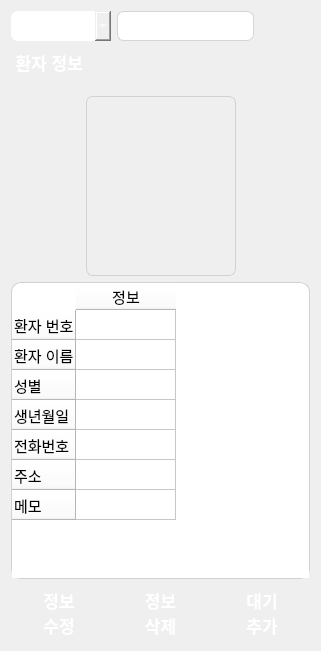
<?xml version="1.0" encoding="UTF-8"?>
<ui version="4.0">
 <class>PatientInfoManager</class>
 <widget class="QWidget" name="PatientInfoManager">
  <property name="geometry">
   <rect>
    <x>0</x>
    <y>0</y>
    <width>321</width>
    <height>651</height>
   </rect>
  </property>
  <property name="windowTitle">
   <string>Form</string>
  </property>
  <layout class="QGridLayout" name="gridLayout">
   <item row="0" column="0">
    <layout class="QHBoxLayout" name="horizontalLayout_4"/>
   </item>
   <item row="1" column="1">
    <layout class="QVBoxLayout" name="verticalLayout_2">
     <item>
      <layout class="QVBoxLayout" name="verticalLayout">
       <item>
        <layout class="QHBoxLayout" name="horizontalLayout_2">
         <item>
          <widget class="QComboBox" name="searchComboBox">
           <property name="minimumSize">
            <size>
             <width>100</width>
             <height>30</height>
            </size>
           </property>
           <property name="font">
            <font>
             <pointsize>13</pointsize>
             <bold>true</bold>
            </font>
           </property>
           <property name="styleSheet">
            <string notr="true">background-color: qlineargradient(spread:pad, x1:0, y1:0, x2:1, 
                                                        y2:1, stop:0 rgba(149, 210, 253, 255),
                                                        stop:1 rgba(152, 136, 248, 255));
border-radius:7px;
color:#ffffff;</string>
           </property>
           <property name="currentIndex">
            <number>1</number>
           </property>
           <item>
            <property name="text">
             <string>환자 번호</string>
            </property>
           </item>
           <item>
            <property name="text">
             <string>환자 이름</string>
            </property>
           </item>
          </widget>
         </item>
         <item>
          <widget class="QLineEdit" name="searchLineEdit">
           <property name="minimumSize">
            <size>
             <width>0</width>
             <height>30</height>
            </size>
           </property>
           <property name="font">
            <font>
             <pointsize>13</pointsize>
            </font>
           </property>
           <property name="styleSheet">
            <string notr="true">border: 1px solid rgba(190, 190, 190, 150);
border-radius:7px;</string>
           </property>
          </widget>
         </item>
         <item>
          <widget class="QPushButton" name="searchPushButton">
           <property name="minimumSize">
            <size>
             <width>50</width>
             <height>30</height>
            </size>
           </property>
           <property name="font">
            <font>
             <pointsize>11</pointsize>
             <bold>true</bold>
            </font>
           </property>
           <property name="styleSheet">
            <string notr="true">background-color: qlineargradient(spread:pad, x1:0, y1:0, x2:1, 
                                                        y2:1, stop:0 rgba(149, 210, 253, 255),
                                                        stop:1 rgba(152, 136, 248, 255));
border-radius:7px;
color:#ffffff;</string>
           </property>
           <property name="text">
            <string/>
           </property>
           <property name="icon">
            <iconset>
             <normaloff>../../search.png</normaloff>../../search.png</iconset>
           </property>
           <property name="iconSize">
            <size>
             <width>20</width>
             <height>20</height>
            </size>
           </property>
           <property name="shortcut">
            <string>Return</string>
           </property>
           <property name="autoDefault">
            <bool>false</bool>
           </property>
           <property name="default">
            <bool>false</bool>
           </property>
          </widget>
         </item>
        </layout>
       </item>
       <item>
        <widget class="QLabel" name="label_2">
         <property name="minimumSize">
          <size>
           <width>0</width>
           <height>30</height>
          </size>
         </property>
         <property name="font">
          <font>
           <pointsize>13</pointsize>
           <bold>true</bold>
          </font>
         </property>
         <property name="styleSheet">
          <string notr="true">background-color: qlineargradient(spread:pad, x1:0, y1:0, x2:1, 
                                                        y2:1, stop:0 rgba(149, 210, 253, 255),
                                                        stop:1 rgba(152, 136, 248, 255));
border-radius:10px;
color:#ffffff;</string>
         </property>
         <property name="text">
          <string> 환자 정보</string>
         </property>
        </widget>
       </item>
       <item>
        <spacer name="verticalSpacer">
         <property name="orientation">
          <enum>Qt::Vertical</enum>
         </property>
         <property name="sizeType">
          <enum>QSizePolicy::Minimum</enum>
         </property>
         <property name="sizeHint" stdset="0">
          <size>
           <width>20</width>
           <height>13</height>
          </size>
         </property>
        </spacer>
       </item>
       <item>
        <layout class="QHBoxLayout" name="horizontalLayout_3">
         <item>
          <spacer name="horizontalSpacer_2">
           <property name="orientation">
            <enum>Qt::Horizontal</enum>
           </property>
           <property name="sizeHint" stdset="0">
            <size>
             <width>40</width>
             <height>20</height>
            </size>
           </property>
          </spacer>
         </item>
         <item>
          <widget class="QLabel" name="patientFace">
           <property name="sizePolicy">
            <sizepolicy hsizetype="Fixed" vsizetype="Fixed">
             <horstretch>0</horstretch>
             <verstretch>0</verstretch>
            </sizepolicy>
           </property>
           <property name="minimumSize">
            <size>
             <width>150</width>
             <height>180</height>
            </size>
           </property>
           <property name="maximumSize">
            <size>
             <width>150</width>
             <height>180</height>
            </size>
           </property>
           <property name="styleSheet">
            <string notr="true">border: 1px solid rgba(190, 190, 190, 150);
border-radius:7px;</string>
           </property>
           <property name="frameShape">
            <enum>QFrame::StyledPanel</enum>
           </property>
           <property name="text">
            <string/>
           </property>
          </widget>
         </item>
         <item>
          <spacer name="horizontalSpacer">
           <property name="orientation">
            <enum>Qt::Horizontal</enum>
           </property>
           <property name="sizeHint" stdset="0">
            <size>
             <width>40</width>
             <height>20</height>
            </size>
           </property>
          </spacer>
         </item>
        </layout>
       </item>
       <item>
        <widget class="QTableWidget" name="clientInfoTableWidget">
         <property name="font">
          <font>
           <pointsize>13</pointsize>
          </font>
         </property>
         <property name="styleSheet">
          <string notr="true">QTableCornerButton::section {border-top-left-radius:10px; background-color: #FFFFFF;}
QHeaderView {border-top-right-radius:10px;
background-color: #FFFFFF;}

QTableWidget {
border-radius:10px;
border: 1px solid rgba(190, 190, 190, 150);
selection-background-color: qlineargradient(spread:pad, x1:0.4, y1:0.4, x2:1, 
y2:1, stop:0 rgba(180, 180, 180, 50),
stop:1 rgba(149, 210, 253, 100));
selection-color: black;
}</string>
         </property>
         <property name="frameShape">
          <enum>QFrame::StyledPanel</enum>
         </property>
         <property name="lineWidth">
          <number>1</number>
         </property>
         <property name="editTriggers">
          <set>QAbstractItemView::NoEditTriggers</set>
         </property>
         <property name="dragEnabled">
          <bool>false</bool>
         </property>
         <property name="alternatingRowColors">
          <bool>false</bool>
         </property>
         <property name="gridStyle">
          <enum>Qt::SolidLine</enum>
         </property>
         <property name="wordWrap">
          <bool>true</bool>
         </property>
         <property name="cornerButtonEnabled">
          <bool>true</bool>
         </property>
         <attribute name="horizontalHeaderCascadingSectionResizes">
          <bool>false</bool>
         </attribute>
         <row>
          <property name="text">
           <string>환자 번호</string>
          </property>
          <property name="font">
           <font>
            <pointsize>11</pointsize>
           </font>
          </property>
         </row>
         <row>
          <property name="text">
           <string>환자 이름</string>
          </property>
          <property name="font">
           <font>
            <pointsize>11</pointsize>
           </font>
          </property>
         </row>
         <row>
          <property name="text">
           <string>성별</string>
          </property>
          <property name="font">
           <font>
            <pointsize>11</pointsize>
           </font>
          </property>
         </row>
         <row>
          <property name="text">
           <string>생년월일</string>
          </property>
          <property name="font">
           <font>
            <pointsize>11</pointsize>
           </font>
          </property>
         </row>
         <row>
          <property name="text">
           <string>전화번호</string>
          </property>
          <property name="font">
           <font>
            <pointsize>11</pointsize>
           </font>
          </property>
         </row>
         <row>
          <property name="text">
           <string>주소</string>
          </property>
          <property name="font">
           <font>
            <pointsize>11</pointsize>
           </font>
          </property>
         </row>
         <row>
          <property name="text">
           <string>메모</string>
          </property>
          <property name="font">
           <font>
            <pointsize>11</pointsize>
           </font>
          </property>
         </row>
         <column>
          <property name="text">
           <string>정보</string>
          </property>
          <property name="font">
           <font>
            <pointsize>11</pointsize>
           </font>
          </property>
         </column>
         <item row="0" column="0">
          <property name="text">
           <string/>
          </property>
          <property name="font">
           <font>
            <pointsize>10</pointsize>
           </font>
          </property>
         </item>
         <item row="1" column="0">
          <property name="text">
           <string/>
          </property>
          <property name="font">
           <font>
            <pointsize>10</pointsize>
           </font>
          </property>
         </item>
         <item row="2" column="0">
          <property name="text">
           <string/>
          </property>
          <property name="font">
           <font>
            <pointsize>10</pointsize>
           </font>
          </property>
         </item>
         <item row="3" column="0">
          <property name="font">
           <font>
            <pointsize>10</pointsize>
           </font>
          </property>
         </item>
         <item row="4" column="0">
          <property name="font">
           <font>
            <pointsize>10</pointsize>
           </font>
          </property>
         </item>
         <item row="5" column="0">
          <property name="font">
           <font>
            <pointsize>10</pointsize>
           </font>
          </property>
         </item>
         <item row="6" column="0">
          <property name="font">
           <font>
            <pointsize>10</pointsize>
           </font>
          </property>
         </item>
        </widget>
       </item>
      </layout>
     </item>
     <item>
      <layout class="QHBoxLayout" name="horizontalLayout">
       <item>
        <widget class="QPushButton" name="modifyPushButton">
         <property name="sizePolicy">
          <sizepolicy hsizetype="Minimum" vsizetype="Fixed">
           <horstretch>0</horstretch>
           <verstretch>0</verstretch>
          </sizepolicy>
         </property>
         <property name="minimumSize">
          <size>
           <width>0</width>
           <height>55</height>
          </size>
         </property>
         <property name="font">
          <font>
           <pointsize>13</pointsize>
           <bold>true</bold>
          </font>
         </property>
         <property name="styleSheet">
          <string notr="true">background-color: qlineargradient(spread:pad, x1:0, y1:0, x2:1, 
                                                        y2:1, stop:0 rgba(149, 210, 253, 255),
                                                        stop:1 rgba(152, 136, 248, 255));
border-radius:10px;
color:#ffffff;</string>
         </property>
         <property name="text">
          <string>정보
수정</string>
         </property>
        </widget>
       </item>
       <item>
        <widget class="QPushButton" name="deletePushButton">
         <property name="sizePolicy">
          <sizepolicy hsizetype="Minimum" vsizetype="Fixed">
           <horstretch>0</horstretch>
           <verstretch>0</verstretch>
          </sizepolicy>
         </property>
         <property name="minimumSize">
          <size>
           <width>0</width>
           <height>55</height>
          </size>
         </property>
         <property name="font">
          <font>
           <pointsize>13</pointsize>
           <bold>true</bold>
          </font>
         </property>
         <property name="styleSheet">
          <string notr="true">background-color: qlineargradient(spread:pad, x1:0, y1:0, x2:1, 
                                                        y2:1, stop:0 rgba(149, 210, 253, 255),
                                                        stop:1 rgba(152, 136, 248, 255));
border-radius:10px;
color:#ffffff;</string>
         </property>
         <property name="text">
          <string>정보
삭제</string>
         </property>
        </widget>
       </item>
       <item>
        <widget class="QPushButton" name="WaitPushButton">
         <property name="sizePolicy">
          <sizepolicy hsizetype="Minimum" vsizetype="Fixed">
           <horstretch>0</horstretch>
           <verstretch>0</verstretch>
          </sizepolicy>
         </property>
         <property name="minimumSize">
          <size>
           <width>0</width>
           <height>55</height>
          </size>
         </property>
         <property name="font">
          <font>
           <pointsize>13</pointsize>
           <bold>true</bold>
          </font>
         </property>
         <property name="styleSheet">
          <string notr="true">background-color: qlineargradient(spread:pad, x1:0, y1:0, x2:1, 
                                                        y2:1, stop:0 rgba(149, 210, 253, 255),
                                                        stop:1 rgba(152, 136, 248, 255));
border-radius:10px;
color:#ffffff;</string>
         </property>
         <property name="text">
          <string>대기
추가</string>
         </property>
        </widget>
       </item>
      </layout>
     </item>
    </layout>
   </item>
  </layout>
 </widget>
 <resources/>
 <connections/>
</ui>
